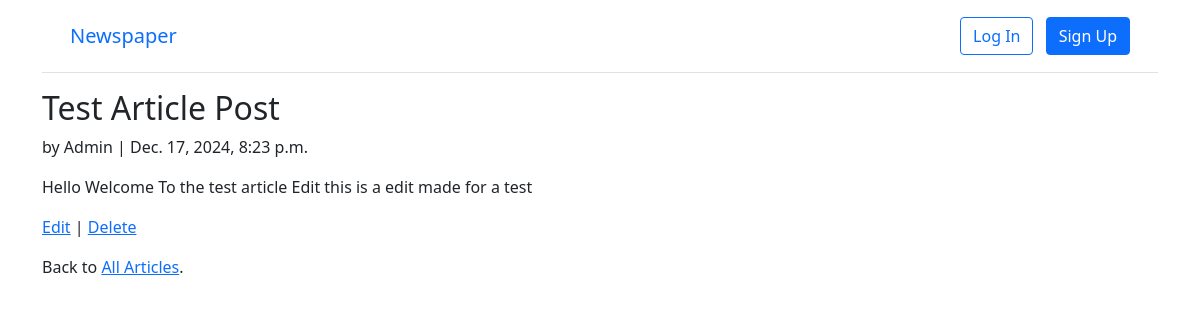
/articles/1/, run on the app's committed database.
### articles/models.py (models this page shows, shortened)
class Article(models.Model):
    title = models.CharField(max_length=255)
    body = models.TextField()
    date = models.DateTimeField(auto_now_add=True)
    author = models.ForeignKey(
        settings.AUTH_USER_MODEL,
        on_delete=models.CASCADE,
    )

### articles/views.py (the view)
# urls.py: path('<int:pk>/', ArticleDetailView.as_view(),
class ArticleDetailView(DetailView):
    model = Article
    template_name = "article_detail.html"

### templates/article_detail.html
{% extends "base.html" %}
{% block content %}
<div class="article-entry">
  <h2>{{ object.title }}</h2>
  <p>by {{object.author }} | {{ object.date }}</p>
  <p>{{ object.body }}</p>
</div>
<p><a href="{% url 'article_edit' article.pk %}">Edit</a> |
  <a href="{% url 'article_delete' article.pk %}">Delete</a></p>
<p>Back to <a href="{% url 'article_list' %}">All Articles</a>.</p>
{% endblock content %}

### data on the page
Article: title "Test Article Post", author "Admin", date "Dec. 17, 2024, 8:23 p.m.", body "Hello Welcome To the test article Edit this is a edit made for a test"
